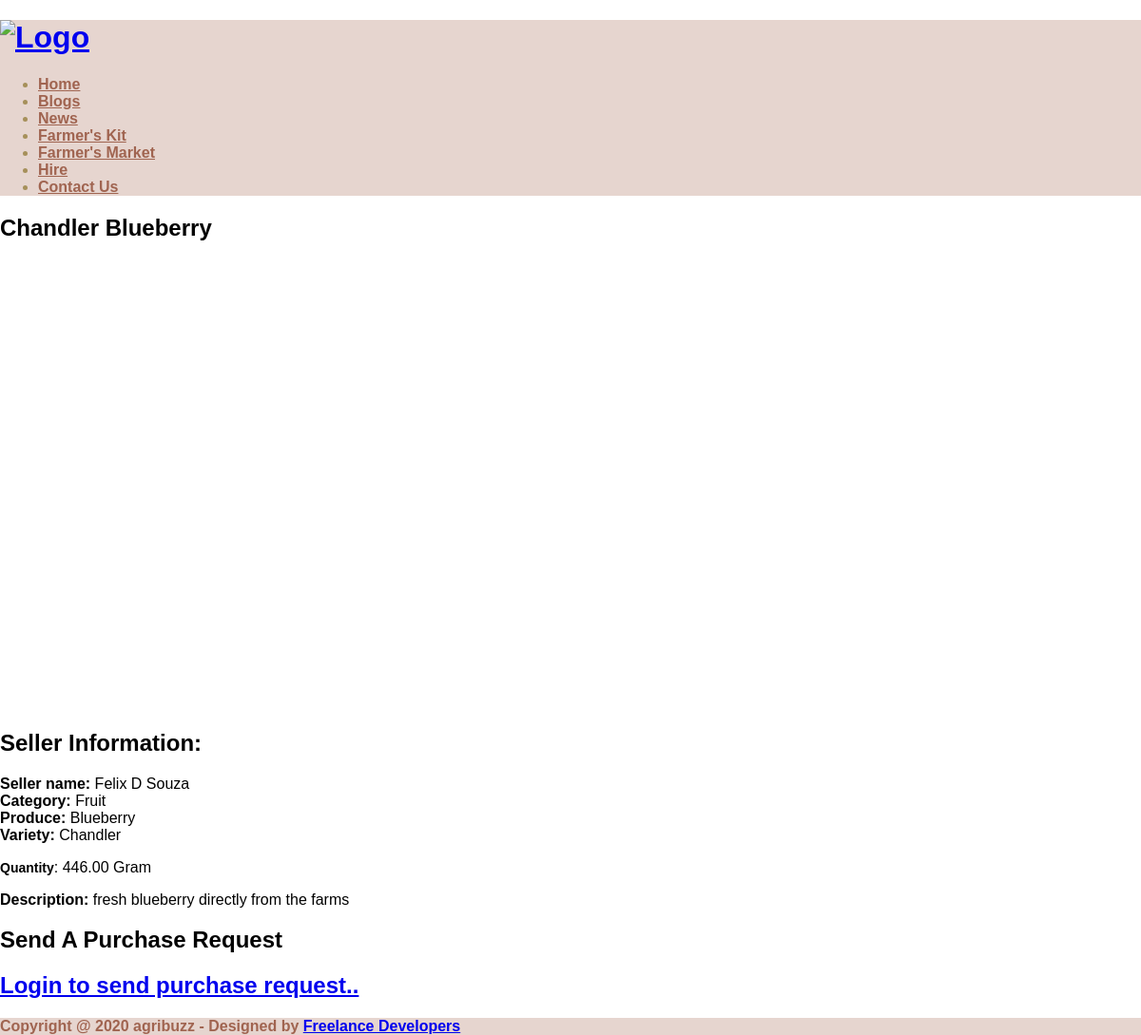
The app's page /displaysalesdetailed.php?productid=6 with its own data.
### tables this page shows
CREATE TABLE IF NOT EXISTS `product` (
`product_id` int(10) NOT NULL,
  `seller_id` int(10) NOT NULL,
  `category_id` int(10) NOT NULL,
  `produce_id` int(10) NOT NULL,
  `variety_id` int(10) NOT NULL,
  `title` varchar(100) NOT NULL,
  `img_1` varchar(100) NOT NULL,
  `img_2` varchar(100) NOT NULL,
  `img_3` varchar(100) NOT NULL,
  `img_4` varchar(100) NOT NULL,
  `img_5` varchar(100) NOT NULL,
  `quantity` float(10,2) NOT NULL,
  `quantity_type` varchar(25) NOT NULL,
  `description` text NOT NULL,
  `uploaded_date` date NOT NULL,
  `status` varchar(10) NOT NULL
);

CREATE TABLE IF NOT EXISTS `seller` (
`seller_id` int(10) NOT NULL,
  `seller_name` varchar(25) NOT NULL,
  `seller_address` text NOT NULL,
  `state_id` int(10) NOT NULL,
  `country_id` int(10) NOT NULL,
  `city_id` int(10) NOT NULL,
  `pincode` varchar(10) NOT NULL,
  `contact_number` varchar(15) NOT NULL,
  `mobile_no` varchar(10) NOT NULL,
  `email_id` varchar(50) NOT NULL,
  `password` varchar(25) NOT NULL,
  `bank_name` varchar(50) NOT NULL,
  `bank_branch` varchar(50) NOT NULL,
  `bank_IFSC` varchar(25) NOT NULL,
  `bank_acno` varchar(25) NOT NULL,
  `status` varchar(10) NOT NULL
);

CREATE TABLE IF NOT EXISTS `category` (
`category_id` int(10) NOT NULL,
  `category` varchar(25) NOT NULL,
  `category_type` varchar(25) NOT NULL,
  `description` text NOT NULL,
  `img` varchar(100) NOT NULL,
  `status` varchar(10) NOT NULL
);

CREATE TABLE IF NOT EXISTS `produce` (
`produce_id` int(10) NOT NULL,
  `category_id` int(10) NOT NULL,
  `produce` varchar(25) NOT NULL,
  `description` text NOT NULL,
  `img` varchar(100) NOT NULL,
  `status` varchar(10) NOT NULL
);

CREATE TABLE IF NOT EXISTS `variety` (
`variety_id` int(10) NOT NULL,
  `category_id` int(10) NOT NULL,
  `produce_id` int(10) NOT NULL,
  `variety` varchar(25) NOT NULL,
  `description` text NOT NULL,
  `img` varchar(100) NOT NULL,
  `status` varchar(10) NOT NULL
);

### displaysalesdetailed.php (the view, shortened to what this page needs)
<?php
include("header.php");
include("dbconnection.php");
?>
<div id="featured">
			<div class="container">
				<div class="row">
					<div class="9u">
   <?php
	$sql = "SELECT * FROM product WHERE product_id='$_GET[productid]'";
  	$qsql = mysqli_query($con,$sql);
	$rs = mysqli_fetch_array($qsql);
			$sqlseller = "SELECT * FROM seller WHERE seller_id='$rs[seller_id]'";
			$qsqlseller = mysqli_query($con,$sqlseller);
			$rsseller = mysqli_fetch_array($qsqlseller);
			$sqlcategory = "SELECT * FROM category WHERE category_id='$rs[category_id]'";
			$qsqlcategory = mysqli_query($con,$sqlcategory);
			$rscategory = mysqli_fetch_array($qsqlcategory);
			$sqlproduce = "SELECT * FROM produce WHERE produce_id='$rs[produce_id]'";
			$qsqlproduce = mysqli_query($con,$sqlproduce);
			$rsproduce = mysqli_fetch_array($qsqlproduce);
			$sqlvariety = "SELECT * FROM variety WHERE variety_id='$rs[variety_id]'";
			$qsqlvariety = mysqli_query($con,$sqlvariety);
			$rsvariety = mysqli_fetch_array($qsqlvariety);
   ?>
						<section>
							<header>
								<h2><?php echo $rs[title]; ?></h2>
							</header>
<?php
include("salesslider.php");
?>
<br />
							<h2><strong>Seller Information:</strong></h2>
                            <strong>Seller name:  </strong><?php echo $rsseller[seller_name]; ?><br />
                            <strong>Category: </strong><?php echo $rscategory[category]; ?><br />
                            <strong>Produce: </strong><?php echo $rsproduce[produce]; ?><br />
                            <strong>Variety: </strong><?php echo $rsvariety[variety]; ?><br />
                            <p><strong style="font-size:14px;">Quantity</strong>: <?php echo $rs[quantity]; ?> <?php echo $rs[quantity_type]; ?>
                            </p>
							<p><?php echo "<strong>Description: </strong>".$rs[description]; ?></p>
                                <h2><strong>Send A Purchase Request</strong></h2>
                           <?php
				if(isset($_POST[submit]))
				{
					echo "<h2>Purchase request sent successfully..</h2><h3><a href='viewpurchaserequest.php'>View purchase request</a></h3>";
				}
				else
				{
						   if(isset($_SESSION[customerid]))
						   {
						   ?>
                            <form method="post" action="" name="frmpurchaserequest" onSubmit="return validatepurchaserequest()">
                            <input type="hidden" name="productid" value="<?php echo $rs[product_id]; ?>" />
						  <table width="738" height="248" border="2">
						    <tbody>
						      <tr>
						        <td width="139" align="right">Purchase Quantity<font color="#FF0000">*</font></td>
						        <td width="581"><input type="number" max="<?php echo $rs[quantity]; ?>" name="quantity" id="quantity" value="<?php echo $rsedit[quantity]; ?>" autofocus> <font color="#FF0000">  (in <?php echo $rs[quantity_type]; ?> ) </font></td>
					          </tr>
						      <tr>
						        <td align="right">Request Date  <font color="#FF0000">*</font></td>
						        <td><input type="date" name="requestdate" id="requestdate" readonly value="<?php echo date("Y-m-d"); ?>"></td>
					          </tr>
						      <tr>
						        <td align="right">Expiry Date  <font color="#FF0000">*</font></td>
						        <td><input type="date" name="expirydate" id="expirydate" readonly value="<?php echo date('Y-m-d', strtotime(date("Y-m-d"). ' + 7 day')); ?>" ></td>
					          </tr>
						      <tr>
						        <td align="right">Note</td>
						        <td><textarea name="note" id="note"><?php echo $rsedit[note]; ?></textarea></td>
					          </tr>
						      <tr>
						        <td height="15">&nbsp;</td>
						        <td><input type="submit" name="submit" id="submit" value="Submit"></td>
					          </tr>
					        </tbody>
					      </table>
                          </form>
							<?php
						   }
						   else
						   {
							?>
                             <h2><a href='customerloginpanel.php?pagename=<?php echo basename($_SERVER['PHP_SELF']); ?>&productid=<?php echo $rs[product_id]; ?>'>Login to send purchase request..</a></h2>
                           <?php
						   }
				}
						   ?>
						</section>
					</div>
				</div>
			</div>
		</div>
<?php include("footer.php");?>

### header.php (shortened to what this page needs)
<!DOCTYPE HTML>
<html>
	<head>
	</head>
	<body class="homepage">
		<div id="header" style="background-color:#e6d5cf;color:#a06450;" >
			<div class="container">
				<div id="logo">
					<h1><a href="https:www.studentprojectguide.com" target="_blank" ><img src="images/logo.png" width="303" height="91" alt="Logo"/></a>
                    </h1>
				</div>
			</div>
				<nav id="nav" style="background-color:#e6d5cf;color:#A6905A;">
					<ul>
						<li
                        <?php
						if(basename($_SERVER['PHP_SELF']) == "index.php")
						{
                          echo ' class="active"';
						}
						?>><a href="index.php" style="color:#a06450;font-weight: bold;">Home</a></li>
                        <li
                        <?php
						if(basename($_SERVER['PHP_SELF']) == "displayarticles.php")
						{
							if($_GET[articletype] == "Blog" )
                          	{
							echo ' class="active"';
							}
						}
						?>><a href="displayarticles.php?articletype=Blog"  style="color:#a06450;font-weight: bold;">Blogs</a></li>
                        <li
                        <?php
						if(basename($_SERVER['PHP_SELF']) == "displayarticles.php")
						{
							if($_GET[articletype] == "News" )
                          	{
							echo ' class="active"';
							}
						}
						?>><a href="displayarticles.php?articletype=News"  style="color:#a06450;font-weight: bold;">News</a></li>
						<li
                        <?php
						if(basename($_SERVER['PHP_SELF']) == "displayproducts.php")
						{
                          echo ' class="active"';
						}
						?>><a href="displayproducts.php"  style="color:#a06450;font-weight: bold;">Farmer's Kit</a></li>
						<li
                        <?php
						if(basename($_SERVER['PHP_SELF']) == "displaysales.php")
						{
                          echo ' class="active"';
						}
						?>><a href="displaysales.php"  style="color:#a06450;font-weight: bold;">Farmer's Market</a></li>
                        <li
                        <?php
						if(basename($_SERVER['PHP_SELF']) == "displayworkers.php")
						{
                          echo ' class="active"';
						}
						?>><a href="displayworkers.php"  style="color:#a06450;font-weight: bold;">Hire</a></li>
                        <li
                        <?php
						if(basename($_SERVER['PHP_SELF']) == "contact.php")
						{
                          echo ' class="active"';
						}
						?>><a href="contact.php"  style="color:#a06450;font-weight: bold;">Contact Us</a></li>
					</ul>
				</nav>
		</div><?php

### salesslider.php (shortened to what this page needs)
<?php
include("dbconnection.php");
?>
<body style="padding:0px; margin:0px; background-color:#fff;font-family:Arial, sans-serif">
<?php
    $sqlslider = "SELECT * FROM product WHERE product_id='$_GET[productid]'";
  	$qsqlslider = mysqli_query($con,$sqlslider);
  ?>

### footer.php
		<div id="copyright" style="background-color:#e6d5cf;" >
			<div class="container" style="color:#a06450;" >
				<strong>Copyright @ <?php echo date(Y); ?> agribuzz  - Designed by <a href="https://www.studentprojectguide.com" target="_blank">Freelance Developers</a></strong>
			</div>
		</div>
	</body>
</html>

### records on screen
product: title "Chandler Blueberry", quantity "446.00", quantity_type "Gram", description "fresh blueberry directly from the farms"
seller: seller_name "Felix D Souza"
category: category "Fruit"
produce: produce "Blueberry"
variety: variety "Chandler"

### other values on screen
date(Y) "2020"
